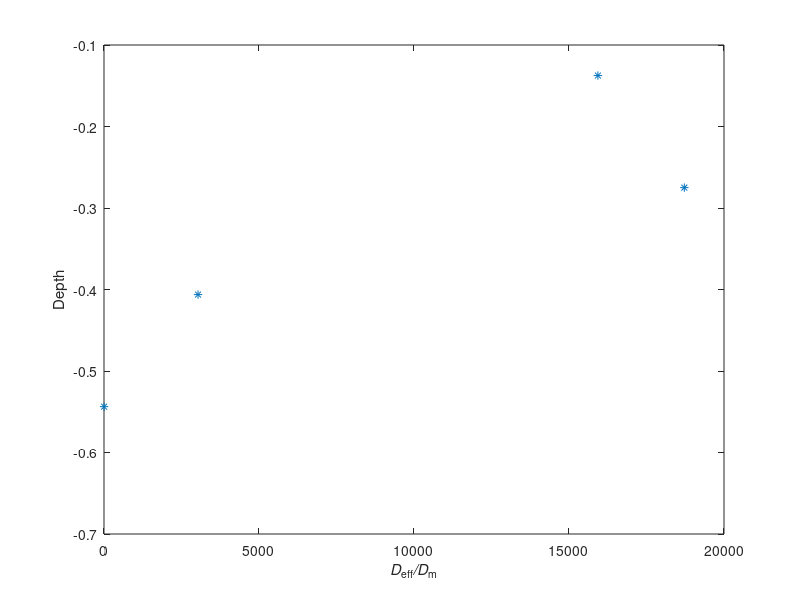

Write MATLAB code to recreate this figure.
P = [0.002747,0.006077,0.007429,0.008912];
P = [0.002917,0.002402,0.005758,0.004755];
P = [0.00125,0.00457,0.006261,0.003886];
Y = [43,65,86,108]-22;
N = [20,30,40,50]
V = 220.*(Y-1)-N.*pi*8*8;
Dm = 2.3e-6;
Dm = 1.15e-6; 
y= pi.*(0.5.*V./220.*P).^2./Dm
plot(y,Y./160-108/160,'*')
ylabel('Depth')
xlabel('\itD_{\rmeff}/\itD_{\rmm}')